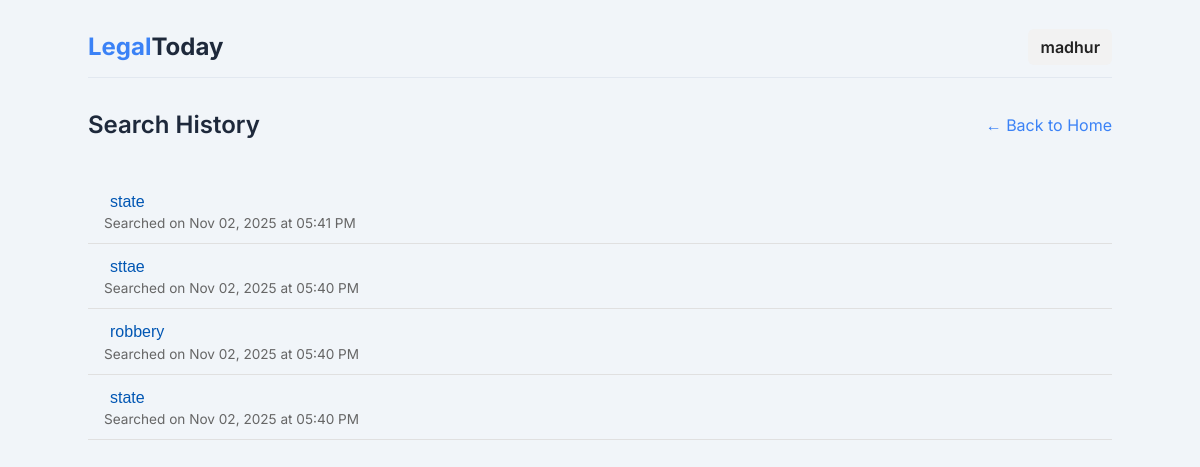
Screenshot of /history (signed in) with the database file from the repository.
### tables this page shows
CREATE TABLE history (
    id INTEGER PRIMARY KEY AUTOINCREMENT,
    email TEXT NOT NULL ,
    query TEXT NOT NULL,
    created_at DATETIME DEFAULT CURRENT_TIMESTAMP
    );

### app.py (the view)
@app.route('/history', methods=['GET'])
def history():
    conn = get_db_connection()
    cursor = conn.cursor()
    cursor.execute('''SELECT query, created_at FROM history WHERE email=? ORDER BY created_at DESC''', (session["email"],))
    rows = cursor.fetchall()
    conn.close()
    past_queries = []
    for query, created_at in rows:
        if isinstance(created_at, str):
            try:
                created_at = datetime.strptime(created_at, "%Y-%m-%d %H:%M:%S")
            except:
                pass
        past_queries.append((query, created_at))
    return render_template("history.html", past_queries=past_queries, name=session.get("name", None), email=session.get("email", None))

### app.py (called while the page is built)
def get_db_connection():
    return sqlite3.connect('users.db')

### templates/history.html (shortened to what this page needs)
<!DOCTYPE html>
<html lang="en">
<head>
    <link rel="stylesheet" href="../static/css/styles.css">
    <link rel="stylesheet" href="../static/css/layout.css">
    <link rel="stylesheet" href="../static/css/buttons.css">
    <link rel="stylesheet" href="../static/css/content.css">
    <link rel="stylesheet" href="../static/css/form.css">
    <link rel="stylesheet" href="../static/css/auth.css">
    <link rel="stylesheet" href="../static/css/results.css">
    <link rel="stylesheet" href="../static/css/documents.css">
    <link rel="stylesheet" href="../static/css/user.css">
    <link rel="stylesheet" href="../static/css/history.css">
</head>
<body>
    <div class="page-container">
        <div class="content-wrapper">
            <header class="header">
                <a href="{{ url_for('index') }}" class="logo">Legal<span>Today</span></a>
                {% if not name %}
                <div class="header-buttons">
                    <button id="login-but" class="button-l">Login</button>
                    <button id="register-but" class="button-r">Registration</button>
                </div>
                {% else %}
                <div class="header-buttons">
                    <div class="user-menu">
                        <span class="username">{{ name }}</span>
                    </div>
                </div>
                {% endif %}
            </header>
            <main class="main-content">
                <section class="r-section">
                    <div class="r-header">
                        <h2>Search History</h2>
                        <a href="{{ url_for('index') }}" class="link">&larr; Back to Home</a>
                    </div>
                    {% if past_queries %}
                    <div class="results-list">
                        <ul class="history-list">
                            {% for query, created_at in past_queries %}
                            <li class="history-item">
                                <form action="{{ url_for('search_query') }}" method="get" class="inline-form">
                                    <button type="submit" class="history-link">{{ query }}</button>
                                </form>
                                <span class="timestamp">
                                    Searched on {{ created_at.strftime("%b %d, %Y at %I:%M %p") if created_at else '' }}
                                </span>
                            </li>
                            {% endfor %}
                        </ul>
                    </div>
                    {% else %}
                    <p class="no-history">No search history found.</p>
                    {% endif %}
                </section>
            </main>
        </div>
    </div>
</body>
</html>

### static/css/styles.css (style rules this page uses)
:root { --color-primary: #3b82f6; --color-primary-hover: #2563eb; --color-text-light: #e2e8f0; --color-text-dark: #1e293b; --color-bg-light: #f1f5f9; --color-bg-dark: #0f172a; --color-surface-light: #ffffff; --color-surface-dark: #1e293b; --color-border-light: #e2e8f0; --color-border-dark: #334155; --color-muted-light: #64748b; --color-muted-dark: #94a3b8; --font-family: 'Inter', sans-serif; }
body { font-family: var(--font-family); margin: 0; transition: background-color 0.3s, color 0.3s; }
@media (prefers-color-scheme: light) { body { background-color: var(--color-bg-light); color: var(--color-text-dark); } }

### static/css/layout.css (style rules this page uses)
.page-container { min-height: 100vh; display: flex; flex-direction: column; align-items: center; padding: 1rem; }
.content-wrapper { width: 100%; max-width: 1024px; }
.header { display: flex; justify-content: space-between; align-items: center; padding: 1rem 0; border-bottom: 1px solid var(--color-border-light); }
.logo { font-size: 1.5rem; font-weight: 700; color: var(--color-primary); text-decoration: none; }
.logo span { color: var(--color-text-dark); }
.header-buttons { display: flex; gap: 0.5rem; }

### static/css/buttons.css (style rules this page uses)
.link, .mod-switch-text a { color: var(--color-primary); text-decoration: none; }

### static/css/content.css (style rules this page uses)
.main-content { margin-top: 2rem; }

### static/css/results.css (style rules this page uses)
.r-header { display: flex; justify-content: space-between; align-items: center; margin-bottom: 1.5rem; }
.r-header h2 { font-size: 1.5rem; font-weight: 600; margin: 0; }
.results-list { display: flex; flex-direction: column; gap: 1rem; }

### static/css/user.css (style rules this page uses)
.user-menu { position: relative; display: inline-block; cursor: pointer; font-weight: 600; }
.username { color: #222; padding: 8px 12px; border-radius: 6px; background: #f2f2f2; }

### static/css/history.css (style rules this page uses)
.history-list { list-style: none; padding: 0; margin: 1rem 0; }
.history-item { padding: 0.75rem 1rem; border-bottom: 1px solid #e0e0e0; }
.history-link { background: none; border: none; color: #0056b3; font-weight: 500; font-size: 1rem; cursor: pointer; text-align: left; }
.timestamp { display: block; font-size: 0.85rem; color: #666; margin-top: 0.2rem; }

### rows the page displays
history: query "state", created_at "Nov 02, 2025 at 05:41 PM"
history: query "sttae", created_at "Nov 02, 2025 at 05:40 PM"
history: query "robbery", created_at "Nov 02, 2025 at 05:40 PM"
history: query "state", created_at "Nov 02, 2025 at 05:40 PM"

### other values shown
{{ name }} "madhur"
